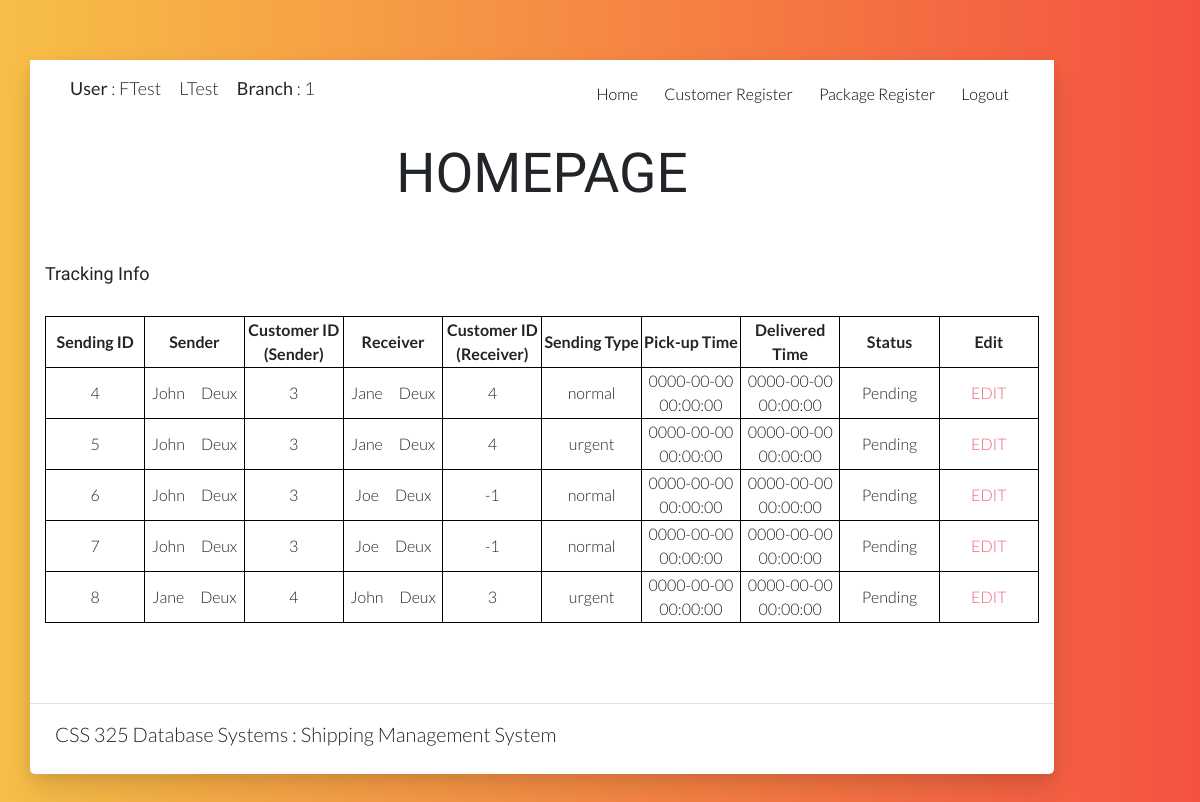
Page /home.php (signed in) on the committed database.
### tables this page shows
CREATE TABLE `staff` (
  `Staff_ID` int(10) UNSIGNED NOT NULL,
  `Branch_ID` int(10) UNSIGNED NOT NULL,
  `Fname` varchar(30) NOT NULL,
  `Lname` varchar(30) NOT NULL,
  `Staff_Addr` varchar(255) NOT NULL,
  `DOB` date NOT NULL,
  `Email` varchar(30) NOT NULL,
  `Password` varchar(30) NOT NULL,
  `Phone_no` varchar(11) NOT NULL
);

CREATE TABLE `sending` (
  `Sending_ID` int(10) UNSIGNED NOT NULL,
  `Sender_ID` int(10) UNSIGNED NOT NULL,
  `Receiver_ID` int(10) UNSIGNED NOT NULL,
  `SendBranch_ID` int(10) UNSIGNED NOT NULL,
  `Sending_Type` varchar(15) NOT NULL,
  `Pickup_Time` datetime DEFAULT NULL,
  `Delivered_Time` datetime DEFAULT NULL,
  `Status` varchar(10) NOT NULL DEFAULT 'Pending'
);

CREATE TABLE `customer` (
  `Customer_ID` int(6) NOT NULL,
  `Fname` varchar(30) NOT NULL,
  `Lname` varchar(30) NOT NULL,
  `Email` varchar(30) DEFAULT NULL,
  `Phone_no` varchar(11) NOT NULL,
  `DOB` date NOT NULL,
  `Sex` varchar(8) NOT NULL
);

CREATE TABLE `sender` (
  `Sender_ID` int(10) UNSIGNED NOT NULL,
  `Customer_ID` int(6) NOT NULL,
  `Package_ID` int(10) UNSIGNED NOT NULL,
  `Sending_Addr` varchar(255) NOT NULL,
  `Postal_code` int(6) UNSIGNED NOT NULL
);

CREATE TABLE `receiver` (
  `Receiver_ID` int(11) UNSIGNED NOT NULL,
  `Customer_ID` int(6) NOT NULL,
  `Fname` varchar(30) NOT NULL,
  `LName` varchar(30) NOT NULL,
  `Phone_no` varchar(11) DEFAULT NULL,
  `Receiving_Addr` varchar(255) NOT NULL,
  `Postal_code` int(6) UNSIGNED NOT NULL
);

### home.php (the view, shortened to what this page needs)
<!DOCTYPE html>
<?php
require_once('connect.php');
if (isset($_SESSION['loginemail']) && isset($_SESSION['loginemail'])) {
    $loginemail = $_SESSION['loginemail'];
    $loginpassword = $_SESSION['loginpassword'];
} else {
    header('location:login.php');
}
$q = "SELECT Fname,Lname,Branch_ID FROM staff WHERE Email ='$loginemail' AND Password='$loginpassword'";
if ($result = $mysqli->query($q)) {
    while ($row = $result->fetch_array()) {
        if (isset($row[2])) {
            $AccFname = $row[0];
            $AccLname = $row[1];
            $AccBranch = $row[2];
        }
    }
} else {
    echo 'Query error: ' . $mysqli->error;
} ?>
<html lang="en">
<head>
    <link rel="stylesheet" href="vendor/bootstrap/bootstrap.min.css">
    <link rel="stylesheet" href="vendor/select2/select2.min.css">
    <link rel="stylesheet" href="vendor/owlcarousel/owl.carousel.min.css">
    <link rel="stylesheet" href="vendor/lightcase/lightcase.css">
    <link rel="stylesheet" href="css/style.min.css">
    <link rel="stylesheet" href="https://cdn.linearicons.com/free/1.0.0/icon-font.min.css">
    <link href="https://file.myfontastic.com/7vRKgqrN3iFEnLHuqYhYuL/icons.css" rel="stylesheet">
</head>
<body data-spy="scroll" data-target="#navbar-nav-header" class="static-layout">
    <div class="boxed-page">
        <nav id="gtco-header-navbar" class="navbar navbar-expand-lg py-4">
            <div class="container">
                <p style="font-size:18px;"><?php echo ('<b>User</b> : ' . $AccFname . '&emsp;' . $AccLname . '&emsp;<b>Branch</b> : ' . $AccBranch); ?></p>
                <div class="collapse navbar-collapse" id="navbar-nav-header">
                    <ul class="navbar-nav ml-auto">
                        <li class="nav-item">
                            <a class="nav-link" href="home.php">Home&emsp;</a>
                        </li>
                        <li class="nav-item">
                            <a class="nav-link" href="c_register.php">Customer Register&emsp;</a>
                        </li>
                        <li class="nav-item">
                            <a class="nav-link" href="p_register.php">Package Register&emsp;</a>
                        </li>
                        <li class="nav-item">
                            <a class="nav-link" href="logout.php">Logout</a>
                        </li>
                    </ul>
                </div>
            </div>
        </nav>
        <section id="gtco-contact-form" class="bg-white">
            <div class="container">
                <div class="section-content">
                    <div class="title-wrap">
                        <h1 class="display-2 mb-4">HOMEPAGE</h1><br>
                    </div>
                    <div class="row">
                        <div class="col-md-15 contact-form-holder mt-4">
                            <form method="post" name="login-form" action="">
                                <h5>Tracking Info</h5>
                                <br>
                                <table style="text-align: center; border-collapse: collapse; border: 1px solid black; table-layout: fixed; width: 100%;">
                                    <tr>
                                        <th style="border: 1px solid black">Sending ID</th>
                                        <th style="border: 1px solid black">Sender</th>
                                        <th style="border: 1px solid black">Customer ID (Sender)</th>
                                        <th style="border: 1px solid black">Receiver</th>
                                        <th style="border: 1px solid black">Customer ID (Receiver)</th>
                                        <th style="border: 1px solid black">Sending Type</th>
                                        <th style="border: 1px solid black">Pick-up Time</th>
                                        <th style="border: 1px solid black">Delivered Time</th>
                                        <th style="border: 1px solid black">Status</th>
                                        <th style="border: 1px solid black">Edit</th>
                                    </tr>
                                    <?php
                                    $q = 'SELECT x.sending_ID,c.Fname,c.Lname,s.customer_ID,r.Fname,r.Lname,r.customer_ID,x.sending_type,x.pickup_time,x.delivered_time,x.status From sending x,sender s,receiver r,customer c WHERE s.sender_ID=x.sender_ID  AND r.receiver_ID=x.receiver_ID AND s.customer_ID=c.customer_ID;';
                                    if ($result = $mysqli->query($q)) {
                                        while ($row = $result->fetch_array()) {
                                            echo "<tr>";
                                            echo "<td style='border: 1px solid black'>" . $row[0] . "</td>";
                                            echo "<td style='border: 1px solid black'>" . $row[1] . "&emsp;" . $row[2] . "</td>";
                                            echo "<td style='border: 1px solid black'>" . $row[3] . "</td>";
                                            echo "<td style='border: 1px solid black'>" . $row[4] . "&emsp;" . $row[5] . "</td>";
                                            echo "<td style='border: 1px solid black'>" . $row[6] . "</td>";
                                            echo "<td style='border: 1px solid black'>" . $row[7] . "</td>";
                                            echo "<td style='border: 1px solid black'>" . $row[8] . "</td>";
                                            echo "<td style='border: 1px solid black'>" . $row[9] . "</td>";
                                            echo "<td style='border: 1px solid black'>" . $row[10] . "</td>";
                                    ?>
                                            <td style='border: 1px solid black'><a href='edit_home.php?sendingid=<?= $row[0] ?>&pickup=<?= $row[8] ?>&delivered=<?= $row[9] ?>'>EDIT</a></td>
                                    <?php
                                            echo "</tr>";
                                        }
                                    } else {
                                        echo 'Query error: ' . $mysqli->error;
                                    }
                                    ?>
                                </table>
                            </form>
                        </div>
                    </div>
                </div>
            </div>
        </section>
        <footer class="mastfoot mb-3 bg-white py-4 border-top">
            <div class="row">
                <p style="font-size:20px">&emsp;&emsp;CSS 325 Database Systems : Shipping Management System</p>
            </div>
        </footer>
    </div>
</body>
</html>

### rows in the picture
staff: Fname "FTest", Lname "LTest", Branch_ID "1"
sending: Sending_ID "4", customer.Fname "John", customer.Lname "Deux", Sender_ID.Customer_ID "3", Receiver_ID.Fname "Jane", Receiver_ID.LName "Deux", Receiver_ID.Customer_ID "4", Sending_Type "normal", Pickup_Time "0000-00-00 00:00:00", Delivered_Time "0000-00-00 00:00:00", Status "Pending"
sending: Sending_ID "5", customer.Fname "John", customer.Lname "Deux", Sender_ID.Customer_ID "3", Receiver_ID.Fname "Jane", Receiver_ID.LName "Deux", Receiver_ID.Customer_ID "4", Sending_Type "urgent", Pickup_Time "0000-00-00 00:00:00", Delivered_Time "0000-00-00 00:00:00", Status "Pending"
sending: Sending_ID "6", customer.Fname "John", customer.Lname "Deux", Sender_ID.Customer_ID "3", Receiver_ID.Fname "Joe", Receiver_ID.LName "Deux", Receiver_ID.Customer_ID "-1", Sending_Type "normal", Pickup_Time "0000-00-00 00:00:00", Delivered_Time "0000-00-00 00:00:00", Status "Pending"
sending: Sending_ID "7", customer.Fname "John", customer.Lname "Deux", Sender_ID.Customer_ID "3", Receiver_ID.Fname "Joe", Receiver_ID.LName "Deux", Receiver_ID.Customer_ID "-1", Sending_Type "normal", Pickup_Time "0000-00-00 00:00:00", Delivered_Time "0000-00-00 00:00:00", Status "Pending"
sending: Sending_ID "8", customer.Fname "Jane", customer.Lname "Deux", Sender_ID.Customer_ID "4", Receiver_ID.Fname "John", Receiver_ID.LName "Deux", Receiver_ID.Customer_ID "3", Sending_Type "urgent", Pickup_Time "0000-00-00 00:00:00", Delivered_Time "0000-00-00 00:00:00", Status "Pending"
